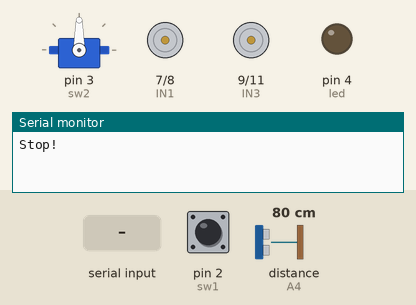
Recording of a sketch running on a simulated Arduino Uno, built with avr-gcc and run on an emulated ATmega328P. Shown: servo, motor-driver pin pairs drawn as motors (green arrow = first pin HIGH = forward, orange = second pin HIGH = backward, longer = more drive, scaled by the enable pin), output pins drawn as LEDs (lit = HIGH), the last lines printed to the serial monitor. Wiring (inferred from the names in the program): ultrasonic range finder: trigger A5; echo A4. The test bench sets the inputs (shaded band); at power-on: pin 2 (sw1) LOW, distance to the obstacle (sensor on A4) 80 cm. The echo pulse lasts 58.3 µs per cm; pins used as bus, display or sensor lines are not drawn.

Above: at 1.5 s.
1.6 s: "F" received over Serial
At 2.7 s:
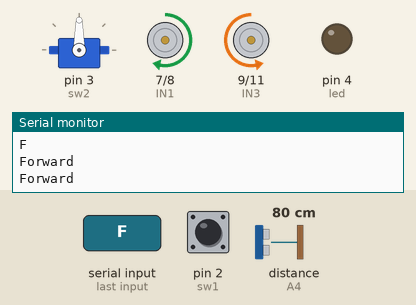
3.5 s: "B" received over Serial
At 4.4 s:
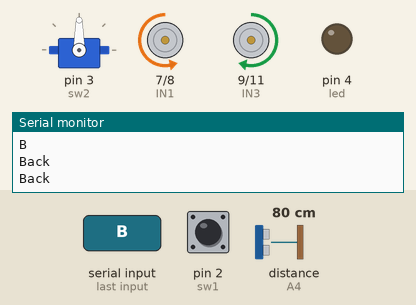
5.0 s: pin 2 (sw1) pulled HIGH for 0.15 s
At 5.4 s:
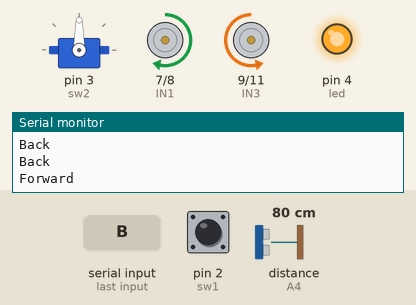
7.0 s: "L" received over Serial
At 8.2 s:
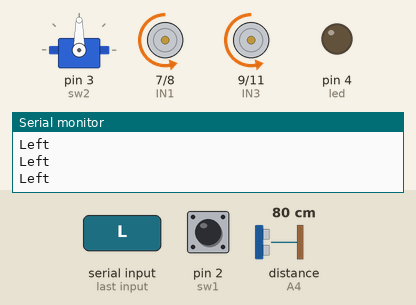
8.5 s: "R" received over Serial
At 9.0 s:
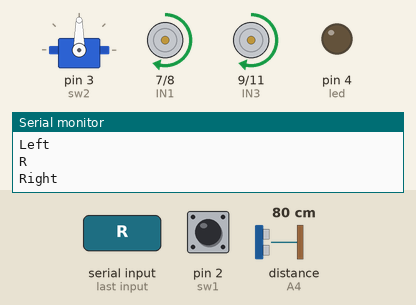
10.0 s: "S" received over Serial
At 10.7 s:
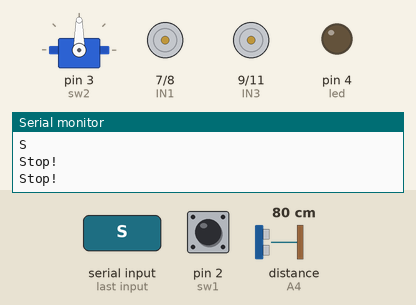
Timing chart, 0 to 12.6 s (numbered marks = the images above; inputs shaded):
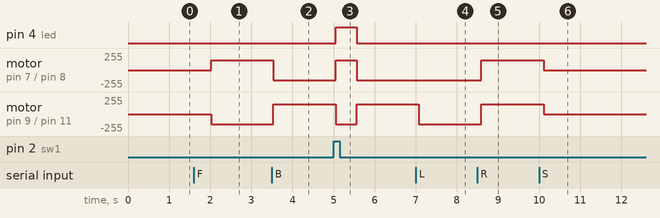

The sketch:

Andrea_Smart_car.ino
```cpp
//Andrea's Smart car project

#include <Servo.h>  //servo library
Servo myservo;      // create servo object to control servo

int Echo = A4;
int Trig = A5;

#define ENA 5
#define ENB 6
#define IN1 7
#define IN2 8
#define IN3 9
#define IN4 11
#define carSpeed 150
int rightDistance = 0, leftDistance = 0, middleDistance = 0;
char value;
int led = 4;
int sw1 = 2;
int sw2 = 3;

void setup() {
  myservo.attach(3);  // attach servo on pin 3 to servo object
  Serial.begin(9600);
  pinMode(Echo, INPUT);
  pinMode(Trig, OUTPUT);
  pinMode(IN1, OUTPUT);
  pinMode(IN2, OUTPUT);
  pinMode(IN3, OUTPUT);
  pinMode(IN4, OUTPUT);
  pinMode(ENA, OUTPUT);
  pinMode(ENB, OUTPUT);
  stop();
  pinMode(led,OUTPUT);
  pinMode(sw1,INPUT);
  pinMode(sw2,INPUT);
}

void loop() {
    myservo.write(90);  //setservo position according to scaled value
    delay(500);
    middleDistance = Distance_test();

if(digitalRead(sw1) == HIGH)
  {
    digitalWrite(led,HIGH);
    obstacle();
  }
  else if(digitalRead(sw1) == LOW)
  {
    digitalWrite(led,LOW);
    Bluetoothcontrol();
  }


}

void Bluetoothcontrol()
{
  if (Serial.available() > 0) {
    value = Serial.read();
    Serial.println(value);
  }
  if (value == 'F') {
    forward();
  } else if (value == 'B') {
    back();
  } else if (value == 'L') {
    left();
  } else if (value == 'R') {
    right();
  } else if (value == 'S') {
    stop();
  }

}

void obstacle()
{
  if(middleDistance <= 25) {
      stop();
      delay(500);
      myservo.write(10);
      delay(500);
      rightDistance = Distance_test();

      delay(500);
      myservo.write(90);
      delay(500);
      myservo.write(170);
      delay(500);
      leftDistance = Distance_test();

      delay(500);
      myservo.write(90);
      delay(500);
      if(rightDistance > leftDistance) {
        stop();
        delay(100);
        back();
        delay(200);
        right();
        delay(300);
      }
      else if(rightDistance < leftDistance) {
        stop();
        delay(100);
        back();
        delay(200);
        left();
        delay(300);
      }
      else if((rightDistance <= 25) || (leftDistance <= 25)) {
        back();
        delay(200);
      }
      else {
        forward();
      }
    }
    else {
        forward();
    }
}

void forward(){
  analogWrite(ENA, carSpeed);
  analogWrite(ENB, carSpeed);
  digitalWrite(IN1, HIGH);
  digitalWrite(IN2, LOW);
  digitalWrite(IN3, LOW);
  digitalWrite(IN4, HIGH);
  Serial.println("Forward");
}

void back() {
  analogWrite(ENA, carSpeed);
  analogWrite(ENB, carSpeed);
  digitalWrite(IN1, LOW);
  digitalWrite(IN2, HIGH);
  digitalWrite(IN3, HIGH);
  digitalWrite(IN4, LOW);
  Serial.println("Back");
}

void left() {
  analogWrite(ENA, carSpeed);
  analogWrite(ENB, carSpeed);
  digitalWrite(IN1, LOW);
  digitalWrite(IN2, HIGH);
  digitalWrite(IN3, LOW);
  digitalWrite(IN4, HIGH);
  Serial.println("Left");
}

void right() {
  analogWrite(ENA, carSpeed);
  analogWrite(ENB, carSpeed);
  digitalWrite(IN1, HIGH);
  digitalWrite(IN2, LOW);
  digitalWrite(IN3, HIGH);
  digitalWrite(IN4, LOW);
  Serial.println("Right");
}

void stop() {
  digitalWrite(ENA, LOW);
  digitalWrite(ENB, LOW);
  Serial.println("Stop!");
}

//Ultrasonic distance measurement Sub function
int Distance_test() {
  digitalWrite(Trig, LOW);
  delayMicroseconds(2);
  digitalWrite(Trig, HIGH);
  delayMicroseconds(20);
  digitalWrite(Trig, LOW);
  float Fdistance = pulseIn(Echo, HIGH);
  Fdistance= Fdistance / 58;
  return (int)Fdistance;
}
```

Measured:
- after the input at 1.6 s, motor on pin 7 (IN1) / pin 8 (IN2): stopped → forward 150/255 after 0.42 s; motor on pin 9 (IN3) / pin 11 (IN4): stopped → backward 150/255 after 0.42 s
- after the input at 3.5 s, motor on pin 7 (IN1) / pin 8 (IN2): forward 150/255 → backward 150/255 at once; motor on pin 9 (IN3) / pin 11 (IN4): backward 150/255 → forward 150/255 at once
- after the input at 5.0 s, pin 4 (led): LOW → HIGH after 0.05 s, → LOW 0.51 s later; motor on pin 7 (IN1) / pin 8 (IN2): backward 150/255 → forward 150/255 after 0.05 s, → backward 150/255 0.51 s later; motor on pin 9 (IN3) / pin 11 (IN4): forward 150/255 → backward 150/255 after 0.05 s, → forward 150/255 0.51 s later
- after the input at 7.0 s, motor on pin 9 (IN3) / pin 11 (IN4): forward 150/255 → backward 150/255 after 0.08 s
- after the input at 8.5 s, motor on pin 7 (IN1) / pin 8 (IN2), motor on pin 9 (IN3) / pin 11 (IN4): backward 150/255 → forward 150/255 after 0.09 s
- after the input at 10.0 s, motor on pin 7 (IN1) / pin 8 (IN2), motor on pin 9 (IN3) / pin 11 (IN4): forward 150/255 → stopped after 0.11 s
